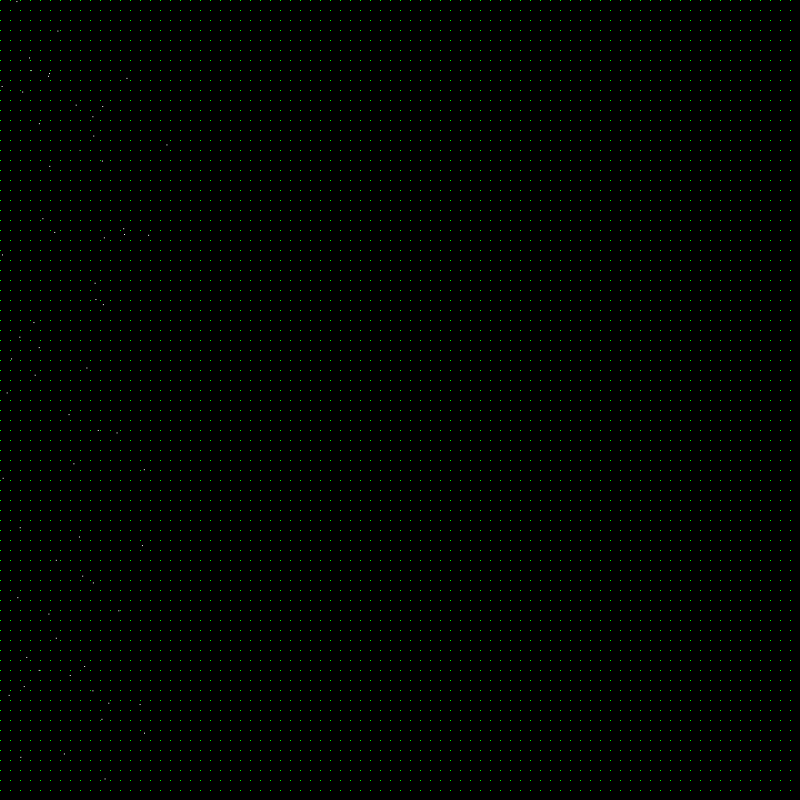
Frame 1 (no input)
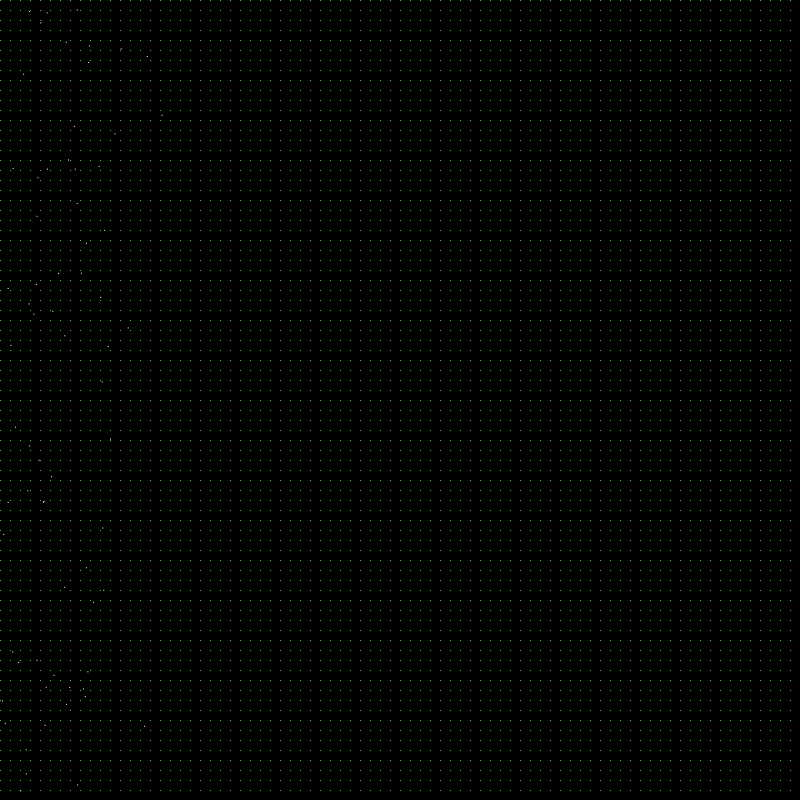
Frame 60 (the mouse pressed at the canvas centre just before this capture)
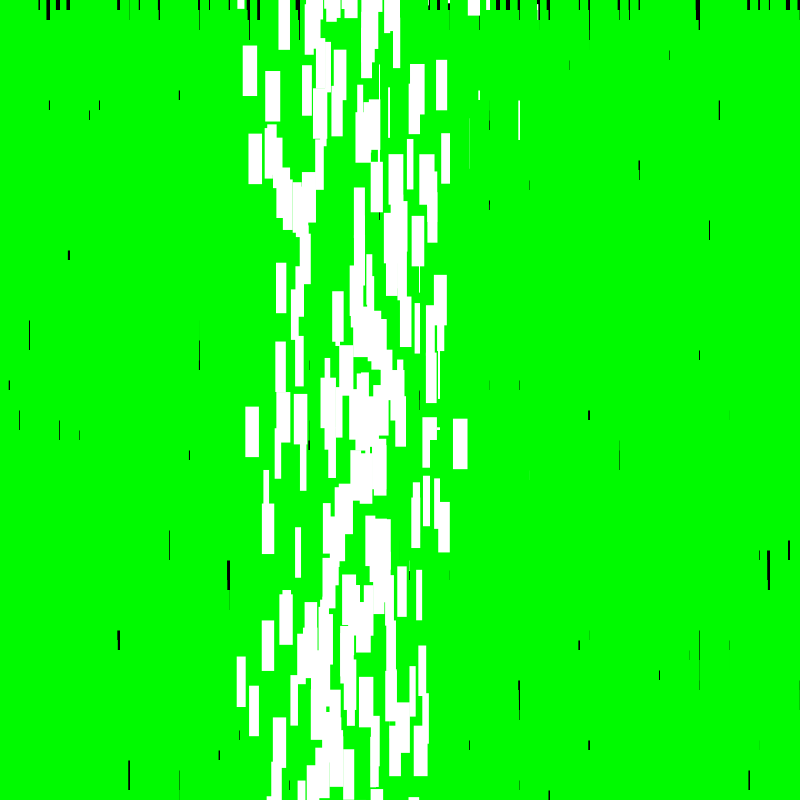
Frame 120 (the mouse held since frame 60 and released just before this capture)

The Processing sketch that drew these frames (run headless with seeded random() and noise(); from frame 60 on, the mouse is pressed at the canvas centre):

// Processing sketch: processing_40224
// ── processing_40224.pde

//BEAM(Homework Assignment 3)
//By Ellen Wang


void setup(){
  size (800,800);
  smooth();
  background(255);
}

void draw(){
  background(0);
  noStroke();
  for(int x=0; x<width; x+=10){
    for(int y=0;y <height; y+=10){
      if(x%5 ==0 && y%5 ==0){
        fill(0,250,0);
        float ellSizeX = (map(mouseX,0,width,1,30+random(0-20)));
        float ellSizeY = (map(mouseY,0,width,1,100));
        rect(x,y,ellSizeX,ellSizeY);
        if(dist(mouseX,mouseY,x,y)<75){
          fill(255);
          rect(x+random(0-100),y+random(0-800),ellSizeX,ellSizeY);
          rect(x-random(0-100),y-random(0-800),ellSizeX,ellSizeY);
          rect(x+random(0-100),y-random(0-800),ellSizeX,ellSizeY);
          rect(x-random(0-100),y+random(0-800),ellSizeX,ellSizeY);
        }
      }
    }
  }
}
   
